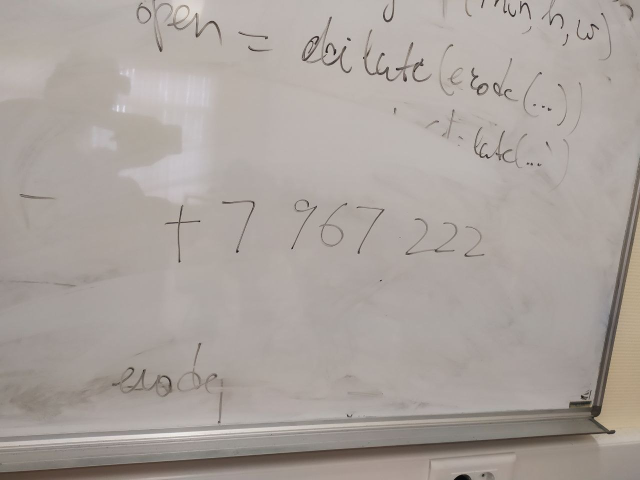
#> input picture 2022.10.14/photo_2022-10-18_14-38-38.jpg, 1280 x 960 px, given in place of the camera (shown at 1/2 size)
$ jupyter execute Segmentator.ipynb
#> lines starting #> are read from the running program, lines starting #| are printed output that depends on the picture; after the words box and inside, x2 and y2 are one past the last pixel; in counts of white or black regions, pixels touching at a corner belong together
[cell 1]
import cv2

[cell 2]
cameraID=0
webcam=cv2.VideoCapture(cameraID)

[cell 3]
'''
Проверка сегментирования по изображению с камеры для отладки
'''
import numpy as np

stop=False
while stop==False:
    #frame=cv2.imread("Croped.png")
    ret,frame=webcam.read()
#> frame is the input picture: shape (960, 1280, 3); mean B, G, R 157.3, 162.3, 170.1

    gray=cv2.cvtColor(frame,cv2.COLOR_BGR2GRAY)
    # [9 lines of commented-out code are left out]
    ret,thresh = cv2.threshold(gray,0,255,cv2.THRESH_BINARY+cv2.THRESH_OTSU)
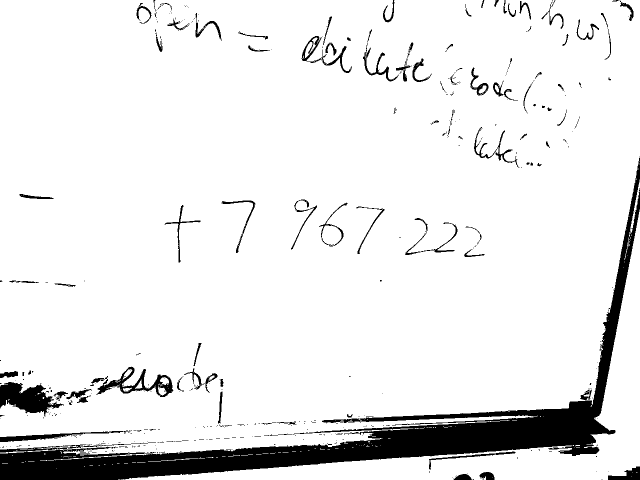
#> thresh: shape (960, 1280) (shown at 1/2 size); 91.2% white; 445 black regions (343 under 20 px), largest, box (x1, y1, x2, y2) and area: (0, 315, 1280, 960) 80206, (0, 764, 128, 833) 4614, (192, 733, 347, 794) 2630
#> ret = 139

    img_erode = cv2.erode(thresh, np.ones((10, 10), np.uint8), iterations=1)
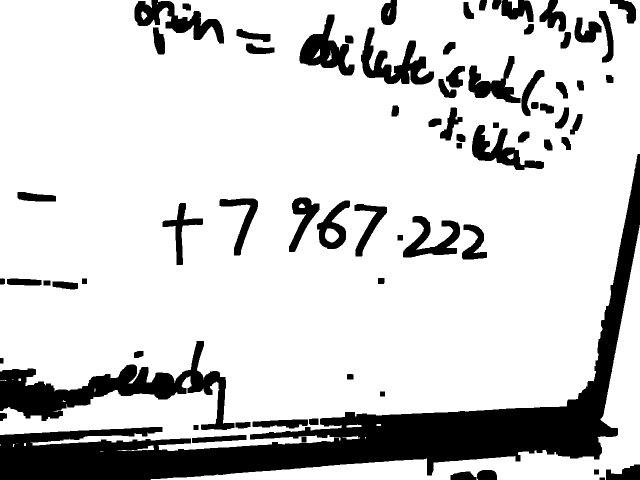
#> img_erode: shape (960, 1280) (shown at 1/2 size); 81.8% white; 74 black regions, largest, box (x1, y1, x2, y2) and area: (0, 308, 1280, 960) 118588, (0, 682, 469, 860) 24539, (722, 55, 868, 169) 6682

    #cv2.imshow("Input", frame)
    #cv2.imshow("Blur", blur)
    #cv2.imshow("img_erode", img_erode)

    cv2.imshow("thresh", thresh)
    invertedImage = cv2.bitwise_not(img_erode)
#> invertedImage: shape (960, 1280); 18.2% white; 74 white regions
    cv2.imshow("invertedImage", invertedImage)

    cv2.imshow("img_erode", img_erode)
    output = frame.copy()

    contours, hierarchy = cv2.findContours(invertedImage, cv2.RETR_TREE, cv2.CHAIN_APPROX_NONE)
#> contours = 99 contours, 9 with area under 20; largest, box (x1, y1, x2, y2) and area: (0, 308, 1280, 960) 116606, (0, 682, 469, 860) 23614, (722, 55, 868, 169) 6272, (269, 0, 448, 87) 5907, (599, 29, 709, 151) 5808
    for idx, contour in enumerate(contours):
        (x, y, w, h) = cv2.boundingRect(contour)
        # print("R", idx, x, y, w, h, cv2.contourArea(contour), hierarchy[0][idx])
        # hierarchy[i][0]: the index of the next contour of the same level
        # hierarchy[i][1]: the index of the previous contour of the same level
        # hierarchy[i][2]: the index of the first child
        # hierarchy[i][3]: the index of the parent
        #if hierarchy[0][idx][3] == 0:
            #color = (rng.randint(0,256), rng.randint(0,256), rng.randint(0,256))

        cv2.rectangle(output, (x, y), (x + w, y + h), (100, 0, 0), 1)
#> this loop made 99 passes
#> (x, y, w, h) on passes 1 to 12: (1199, 955, 11, 5), (901, 943, 52, 17), (954, 940, 40, 20), (1188, 939, 10, 10), (1212, 929, 68, 31), (603, 874, 10, 11), (384, 870, 109, 16), (387, 850, 10, 10), (471, 844, 30, 13), (505, 839, 111, 18), (618, 837, 19, 13), (0, 826, 14, 16)
#> (contour, x, y, w, h) on pass 57: ([[1003, 300], [1004, 299], [1005, 300], [1004, 301]], 1003, 299, 3, 3)
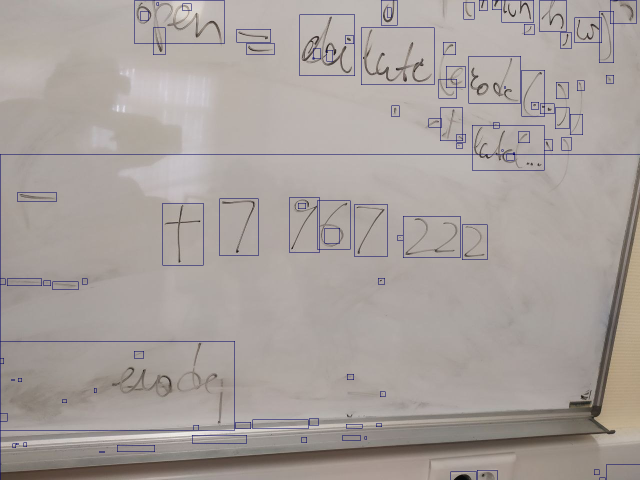
#> output: shape (960, 1280, 3) (shown at 1/2 size); 1.25% of pixels changed, all inside (x1, y1, x2, y2) = (0, 0, 1280, 960)
            #cv.drawContours(drawing, contours, i, color, 2, cv.LINE_8, hierarchy, 0)
    cv2.imshow("output", output)
    key=cv2.waitKey(1)
#> (key q is pressed here)
    if(key==ord("q")):
                stop=True


cv2.destroyAllWindows()

[cell 4]
'''
Сохранение в сегментированные картинки
'''

import numpy as np
def letters_extract(image_file, out_size=28):
#> called with image_file = 'Croped.png', out_size = 28
    img = cv2.imread(image_file)
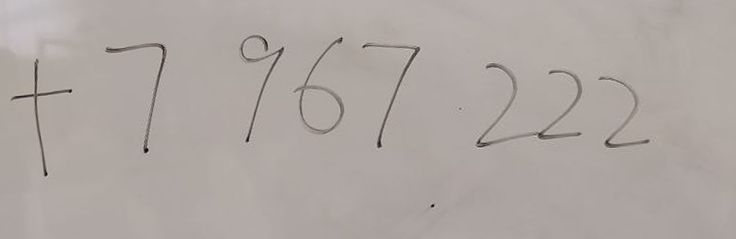
#> input picture 2022.10.14/Croped.png, 736 x 239 px
#> img is the input picture: shape (239, 736, 3); mean B, G, R 162, 166.6, 174.3
    gray=cv2.cvtColor(img,cv2.COLOR_BGR2GRAY)
#> gray: shape (239, 736)
    ret,thresh = cv2.threshold(gray,0,255,cv2.THRESH_BINARY+cv2.THRESH_OTSU)
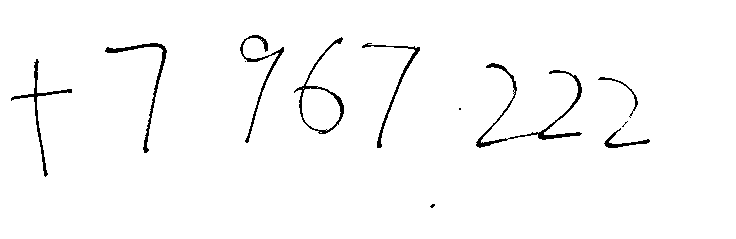
#> thresh: shape (239, 736); 97.9% white; 12 black regions (4 under 20 px), largest, box (x1, y1, x2, y2) and area: (476, 63, 582, 148) 878, (105, 43, 167, 153) 548, (294, 37, 344, 134) 526
#> ret = 139
    img_erode = cv2.erode(thresh, np.ones((10, 10), np.uint8), iterations=1)
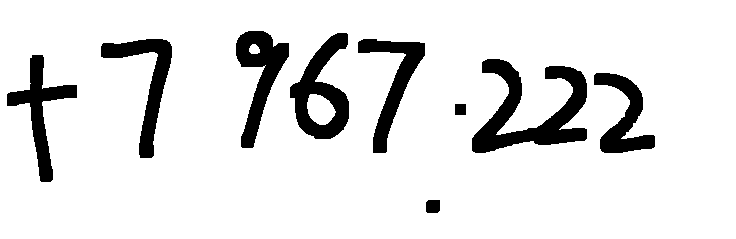
#> img_erode: shape (239, 736); 88.8% white; 9 black regions, largest, box (x1, y1, x2, y2) and area: (472, 59, 587, 153) 4526, (290, 33, 349, 139) 2916, (236, 31, 289, 148) 2633
    invertedImage = cv2.bitwise_not(img_erode)
#> invertedImage: shape (239, 736); 11.2% white; 9 white regions

    # Get contours
    contours, hierarchy = cv2.findContours(invertedImage, cv2.RETR_TREE, cv2.CHAIN_APPROX_NONE)
#> contours = 12 contours, 1 with area under 20; largest, box (x1, y1, x2, y2) and area: (472, 59, 587, 153) 4236, (290, 33, 349, 139) 3424, (236, 31, 289, 148) 2566, (101, 39, 172, 158) 2260, (7, 55, 77, 182) 2202

    output = invertedImage.copy()

    letters = []
    for idx, contour in enumerate(contours):
        (x, y, w, h) = cv2.boundingRect(contour)
        cv2.rectangle(output, (x, y), (x + w, y + h), (70, 0, 0), 1)
        letter_crop = invertedImage[y:y + h, x:x + w]
        # print(letter_crop.shape)

        # Resize letter canvas to square
        size_max = max(w, h)
        letter_square = 255 * np.zeros(shape=[size_max, size_max], dtype=np.uint8)
        if w > h:
            # Enlarge image top-bottom
            # ------
            # ======
            # ------
            y_pos = size_max//2 - h//2
            letter_square[y_pos:y_pos + h, 0:w] = letter_crop
        elif w < h:
            # Enlarge image left-right
            # --||--
            x_pos = size_max//2 - w//2
            letter_square[0:h, x_pos:x_pos + w] = letter_crop
        else:
            letter_square = letter_crop

        # Resize letter to 28x28 and add letter and its X-coordinate
        letters.append((x, w, cv2.resize(letter_square, (out_size, out_size), interpolation=cv2.INTER_AREA)))
#> this loop made 12 passes
#> (contour, x, y, w, h, size_max) on pass 11: ([[264, 65], [265, 64], [266, 65], [265, 66]], 264, 64, 3, 3, 3)
#> (x, y, w, h, size_max, x_pos) on passes 3, 5, 6, 7, 8, 9: (594, 73, 61, 80, 80, 10), (7, 55, 70, 127, 127, 28), (358, 39, 67, 114, 114, 24), (101, 39, 71, 119, 119, 24), (290, 33, 59, 106, 106, 24), (306, 93, 31, 33, 33, 1)
#> pass 3, in letters_extract, `letter_crop = invertedImage[y:y + h, x:x + w]`:
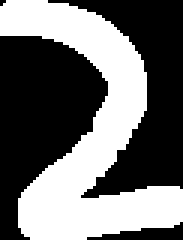
#> letter_crop: shape (80, 61) (shown 3 times larger); 42.6% white; 1 white region, box (x1, y1, x2, y2) and area: (0, 0, 61, 80) 2081
#> after the loop:
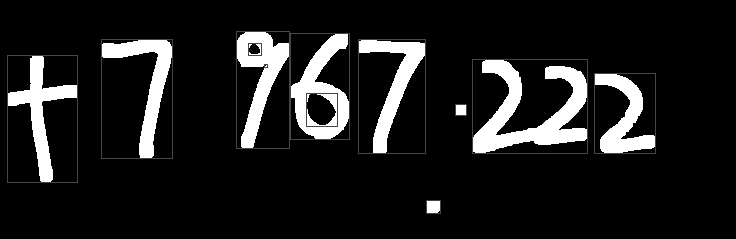
#> output: shape (239, 736); min 0, max 255, mean 29
#> after the loop, letters = 12 items

    # Sort array in place by X-coordinate
    letters.sort(key=lambda x: x[0], reverse=False)

    return letters

from PIL import Image
letters=letters_extract("Croped.png",28)
#> letters = 12 items
for i in range(len(letters)):
    #print(letters[i])
    im = Image.fromarray(letters[i][2])
    im.save(str(i)+".jpeg")
#> this loop made 12 passes
#> pass 1, `im = Image.fromarray(letters[i][2])`:
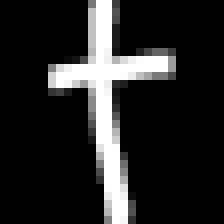
#> im: PIL image 28x28 L (shown 8 times larger); min 0, max 255, mean 37.8
#> after the loop:
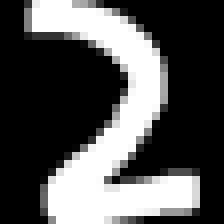
#> im: PIL image 28x28 L (shown 8 times larger); min 0, max 255, mean 82.9
